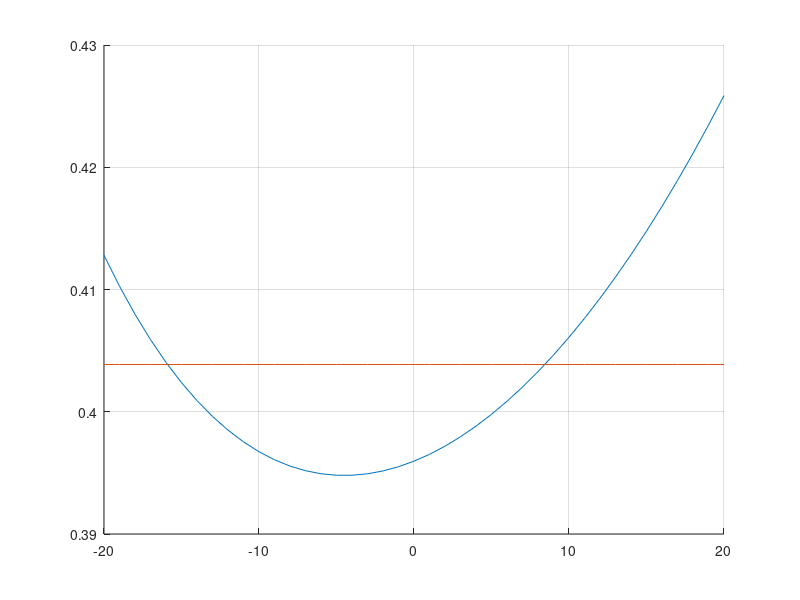

Write the MATLAB code that produced this figure.
% Current Configuration - (Jan 13 2016)
ell = 0.004;
eff = 0.9;
R = 27/5;
k_t = 0.00553;

a0 = 0.1;
d = 0.06;
theta0 = deg2rad(-4.5);
b = sqrt(a0^2 + d^2);
beta0 = atan(a0/d);

beta_func =@(theta) beta0 + theta - theta0;
a_func =@(theta) sqrt(d^2 + b^2 - 2*d*b*cos(beta_func(theta)));
phi_func =@(theta) asin(d*sin(beta_func(theta))./a_func(theta)) ...
                    + beta_func(theta) - pi/2;

ankleTorque2current =@(theta) (1/k_t) ...
                     * (1/R) ...
                     * (ell/(2*pi*eff)) ...
                     * (1./(d*cos(phi_func(theta))));

theta_range = deg2rad(-20:20);
figure, hold all
  plot(rad2deg(theta_range), ankleTorque2current(theta_range))
  plot(rad2deg(theta_range), ...
       mean(ankleTorque2current(theta_range)) + 0.*theta_range)
  grid on

% Use 0.4 as scaling
mean(ankleTorque2current(theta_range))

